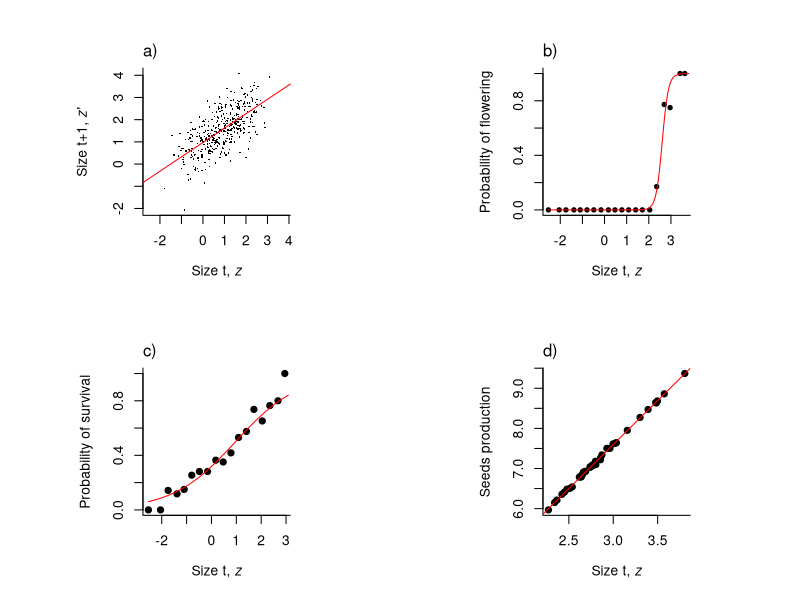

This chart was generated by the following R code: (Note: this script raises an error after producing the figure.)
## IBM to generate the data for the simple recruitment limited IPM -
## there's no recruitment limitation 1st Size is on a log scale so don't
## worry about the -ive ones!

## The parameters and life cycle follow Kachi and Hirose J.Ecol. 1985,
## see Rees and Rose PRSB 2002, but for simplicity we have used a
## logistic function for survival rather than the linear function with
## an upper bound as in the previous papers

rm(list = ls(all = TRUE))

library(doBy)
set.seed(53241986)


## ~~~~~~~~~~~~~~~~~~~~~~~~~~~~~~~~~~~~~~~~~~~~~~~~~~~~~~~~~~~~~~~~~~~~~~~~~~~~~~~~~~~~~~~~~~~~~~~~~~~~~~~~~
## Section 1 -
## ~~~~~~~~~~~~~~~~~~~~~~~~~~~~~~~~~~~~~~~~~~~~~~~~~~~~~~~~~~~~~~~~~~~~~~~~~~~~~~~~~~~~~~~~~~~~~~~~~~~~~~~~~

## Define the true parameter vector, each parameter is given a name so
## the formulae, below, are easier to read. We'll use 'model.term'
## scheme to name elements of the vector

m.par.true <- c(surv.int = -0.65, surv.z = 0.75, flow.int = -18, flow.z = 6.9, 
                grow.int = 0.96, grow.z = 0.59, grow.sd = 0.67, rcsz.int = -0.08, rcsz.sd = 0.76, 
                seed.int = 1, seed.z = 2.2, p.r = 0.007)

## Define the various demographic functions, we pass a vector of
## parameters 'm.par' to each function this makes it easier to compare
## the results of different paramter sets, say the true values and
## estimated ones

## Growth function, given you are size z now returns the pdf of size z1
## next time

g_z1z <- function(z1, z, m.par) {
  mean <- m.par["grow.int"] + m.par["grow.z"] * z  # mean size next year
  sd <- m.par["grow.sd"]  # sd about mean
  p.den.grow <- dnorm(z1, mean = mean, sd = sd)  # pdf that you are size z1 given you were size z
  return(p.den.grow)
}

## Survival function, logistic regression

s_z <- function(z, m.par) {
  linear.p <- m.par["surv.int"] + m.par["surv.z"] * z  # linear predictor
  p <- 1/(1 + exp(-linear.p))  # logistic transformation to probability
  return(p)
}

## Probability of flowering function, logistic regression

p_bz <- function(z, m.par) {
  linear.p <- m.par["flow.int"] + m.par["flow.z"] * z  # linear predictor
  p <- 1/(1 + exp(-linear.p))  # logistic transformation to probability
  return(p)
}

## Seed production function

b_z <- function(z, m.par) {
  N <- exp(m.par["seed.int"] + m.par["seed.z"] * z)  # seed production of a size z plant
  return(N)
}

## Recruit size pdf

c_z1 <- function(z1, m.par) {
  mean <- m.par["rcsz.int"]
  sd <- m.par["rcsz.sd"]
  p.deRecr <- dnorm(z1, mean = mean, sd = sd)  # pdf of a size z1 recruit
  return(p.deRecr)
}

## ~~~~~~~~~~~~~~~~~~~~~~~~~~~~~~~~~~~~~~~~~~~~~~~~~~~~~~~~~~~~~~~~~~~~~~~~~~~~~~~~~~~~~~~~~~~~~~~~~~~~~~~~~
## Section 2 -
## ~~~~~~~~~~~~~~~~~~~~~~~~~~~~~~~~~~~~~~~~~~~~~~~~~~~~~~~~~~~~~~~~~~~~~~~~~~~~~~~~~~~~~~~~~~~~~~~~~~~~~~~~~

## Parameters controlling the IBM simulation

m.par <- m.par.true

init.pop.size <- 250
n.yrs <- 50
z <- rnorm(init.pop.size, mean = m.par["rcsz.int"], sd = m.par["rcsz.sd"])

## Calculate initial pop size and mean size

pop.size.t <- init.pop.size
mean.z.t <- mean(z)
mean.fl.z.t <- NA

## iterate the model using the 'true' parameters and store data in a
## data.frame
yr <- 1
while (yr != n.yrs & length(z) < 5000) {
  
  ## calculate population size
  pop.size <- length(z)
  
  ## generate binomial random number for the probability of flowering,
  ## where the probability of flowering depends on your size z, this is a
  ## vector of 0's and 1's, you get a 1 if you flower
  Repr <- rbinom(n = pop.size, prob = p_bz(z, m.par), size = 1)
  
  ## number of plants that flowered
  num.Repr <- sum(Repr)
  
  ## calculate seed production
  Seeds <- rep(NA, pop.size)
  
  ## we'll assume plant make a Poisson distributed number of seeds with a
  ## mean given by exp(params['seed.int']+params['seed.size'] * z) rpois
  ## generated Poisson distributed random numbers
  Seeds[Repr == 1] <- rpois(num.Repr, b_z(z[Repr == 1], m.par))
  
  ## generate the number of recruits
  Recr <- if (num.Repr == 0) 
    0 else rbinom(1, sum(Seeds, na.rm = TRUE), m.par["p.r"])
  
  ## generate new recruit sizes rnorm generated normally distributed
  ## random numbers
  Rcsz <- rnorm(Recr, mean = m.par["rcsz.int"], sd = m.par["rcsz.sd"])
  
  ## for the non-reproductive plants generate random number for survival
  Surv <- rep(NA, pop.size)
  Surv[Repr == 0] <- rbinom(n = pop.size - num.Repr, prob = s_z(z[Repr == 
                                                                    0], m.par), size = 1)
  num.die <- sum(Surv == 0, na.rm = TRUE)
  
  ## index for individuals that did not flower and survived
  i.subset <- which(Repr == 0 & Surv == 1)
  
  ## let them grow
  z1 <- rep(NA, pop.size)
  E.z1 <- m.par["grow.int"] + m.par["grow.z"] * z[i.subset]
  z1[i.subset] <- rnorm(n = pop.size - num.Repr - num.die, mean = E.z1, 
                        sd = m.par["grow.sd"])
  
  ## store the simulation data, we'll use this later
  sim.data <- data.frame(z = z, Repr, Seeds, Surv, z1 = z1)
  
  ## create new population size vector
  z1 <- c(Rcsz, z1[i.subset])
  
  pop.size.t <- c(pop.size.t, length(z1))
  mean.z.t <- c(mean.z.t, mean(z1))
  mean.fl.z.t <- c(mean.fl.z.t, mean(z[Repr == 1]))
  
  z <- z1
  
  if (yr == n.yrs) 
    z.time50 <- z.sim
  
  cat(paste(yr, pop.size.t[yr], mean.z.t[yr], Recr/sum(Seeds, na.rm = TRUE), 
            "\n", sep = " "))
  
  yr <- yr + 1
  
}

# Extract 500 observations to use as our data set

sample.index <- sample(1:nrow(sim.data), size = 1000, replace = FALSE)
sim.data <- sim.data[sample.index, ]

### CHANGED DOWN TO HERE, beyond this won't work.

## ~~~~~~~~~~~~~~~~~~~~~~~~~~~~~~~~~~~~~~~~~~~~~~~~~~~~~~~~~~~~~~~~~~~~~~~~~~~~~~~~~~~~~~~~~~~~~~~~~~~~~~~~~
## Section 3 -
## ~~~~~~~~~~~~~~~~~~~~~~~~~~~~~~~~~~~~~~~~~~~~~~~~~~~~~~~~~~~~~~~~~~~~~~~~~~~~~~~~~~~~~~~~~~~~~~~~~~~~~~~~~

## Let's use sim data to construct an IPM, assuming we know the order of
## events first a bit of house keeping for plotting - chop up the sizes
## into classes and sort the data by size

sim.data <- transform(sim.data, z.classes = cut(z, 20))
sim.data <- sim.data[order(sim.data$z), ]

## fit the functions and plot some graphs

dev.new(6, 6)

par(mfrow = c(2, 2), bty = "l", pty = "s", pch = 19)

## 1 - growth

plot(z1 ~ z, data = sim.data, pch = 16, cex = 0.25, 
     xlab = expression("Size t, " * italic(z)), ylab = expression("Size t+1, " * italic(z) * "'"))

mod.Grow <- lm(z1 ~ z, data = sim.data)

abline(mod.Grow, col = "red")

mtext(side = 3, line = 0.5, adj = 0, text = "a)")


## 2 - flowering

Repr.ps <- summaryBy(z + Repr ~ z.classes, data = sim.data)

plot(Repr.mean ~ z.mean, data = Repr.ps, pch = 19, cex = 0.7, 
     xlab = expression("Size t, " * italic(z)), ylab = "Probability of flowering")

mod.Repr <- glm(Repr ~ z, family = binomial, data = sim.data)

lines(fitted(mod.Repr) ~ z, data = sim.data, col = "red")

mtext(side = 3, line = 0.5, adj = 0, text = "b)")

## 3 - survival

sim.data.noRepr <- subset(sim.data, Repr == 0)

surv.ps <- summaryBy(z + Surv ~ z.classes, data = sim.data.noRepr, na.rm = TRUE)

plot(Surv.mean ~ z.mean, data = surv.ps, pch = 19, xlab = expression("Size t, " * 
                                                                       italic(z)), ylab = "Probability of survival")

mod.Surv <- glm(Surv ~ z, family = binomial, data = sim.data.noRepr)

lines(fitted(mod.Surv) ~ z, data = sim.data.noRepr, col = "red")

mtext(side = 3, line = 0.5, adj = 0, text = "c)")

## 4 - seed production

sim.data.Repr <- subset(sim.data, Repr == 1)

plot(log(Seeds) ~ z, data = sim.data.Repr, xlab = expression("Size t, " * 
                                                               italic(z)), ylab = "Seeds production")

mod.Seeds <- glm(Seeds ~ z, family = poisson, data = sim.data.Repr)

abline(mod.Seeds, col = "red")

mtext(side = 3, line = 0.5, adj = 0, text = "d)")

dev.copy2eps(file='../../figures/c2/OenotheraDemog.eps');

## 5 - recruit size

mod.Rcsz <- lm(Rcsz ~ 1)

## 6 - establishment probability WE SHOULD USE sim.data TO DO THIS CALC

p.r.est <- as.numeric(Recr)/sum(Seeds, na.rm = TRUE)

## Finally, store the estimated parameters

m.par.est <- c(surv = coef(mod.Surv), flow = coef(mod.Repr), grow = coef(mod.Grow), 
               grow.sd = summary(mod.Grow)$sigma, rcsz = coef(mod.Rcsz), rcsz.sd = summary(mod.Rcsz)$sigma, 
               seed = coef(mod.Seeds), p.r = p.r.est)

# par.names <- names(m.par.est) names(m.par.est) <- sub('(Intercept)',
# 'int', par.names, fixed=TRUE)

names(m.par.est) <- names(m.par.true)

## ~~~~~~~~~~~~~~~~~~~~~~~~~~~~~~~~~~~~~~~~~~~~~~~~~~~~~~~~~~~~~~~~~~~~~~~~~~~~~~~~~~~~~~~~~~~~~~~~~~~~~~~~~
## Section 4 - Build and IPM
## ~~~~~~~~~~~~~~~~~~~~~~~~~~~~~~~~~~~~~~~~~~~~~~~~~~~~~~~~~~~~~~~~~~~~~~~~~~~~~~~~~~~~~~~~~~~~~~~~~~~~~~~~~

## Define the survival kernel
p_z1z <- function(z1, z, m.par) {
  
  return((1 - p_bz(z, m.par)) * s_z(z, m.par) * g_z1z(z1, z, m.par))
  
}

## Define the fecundity kernel
f_z1z <- function(z1, z, m.par) {
  
  return(p_bz(z, m.par) * b_z(z, m.par) * m.par["p.r"] * c_z1(z1, m.par))
  
}

mk_K <- function(m, m.par) {
  
  # upper and lower integration limits
  L <- 0.9 * min.size
  U <- 1.1 * max.size
  
  # mesh points
  h <- (U - L)/m
  meshpts <- L + ((1:m) - 1/2) * h
  P <- h * (outer(meshpts, meshpts, p_z1z, m.par = m.par))
  F <- h * (outer(meshpts, meshpts, f_z1z, m.par = m.par))
  K <- P + F
  return(list(K = K, meshpts = meshpts, P = P, F = F))
}

## ~~~~~~~~~~~~~~~~~~~~~~~~~~~~~~~~~~~~~~~~~~~~~~~~~~~~~~~~~~~~~~~~~~~~~~~~~~~~~~~~~~~~~~~~~~~~~~~~~~~~~~~~~
## Section 4 - Projection
## ~~~~~~~~~~~~~~~~~~~~~~~~~~~~~~~~~~~~~~~~~~~~~~~~~~~~~~~~~~~~~~~~~~~~~~~~~~~~~~~~~~~~~~~~~~~~~~~~~~~~~~~~~

min.size <- with(sim.data, min(z))
max.size <- with(sim.data, max(z))

IPM.true <- mk_K(100, m.par.true)

IPM.est <- mk_K(100, m.par.est)

Re(eigen(IPM.true$K)$values[1])

Re(eigen(IPM.est$K)$values[1])

fit.pop.growth <- lm(log(pop.size.t) ~ c(1:yr))

exp(coef(fit.pop.growth)[2])

meshpts <- IPM.true$meshpts

w.est <- Re(eigen(IPM.est$K)$vectors[, 1])
stable.z.dist.est <- w.est/sum(w.est)
mean.z.est <- sum(stable.z.dist.est * meshpts)
mean.z.est

w.true <- Re(eigen(IPM.true$K)$vectors[, 1])
stable.z.dist.true <- w.true/sum(w.true)
mean.z.true <- sum(stable.z.dist.true * meshpts)
mean.z.true

wb.est <- p_bz(meshpts, m.par.est) * w.est
stable.flowering.dist.est <- wb.est/sum(wb.est)
mean.flowering.z.est <- sum(stable.flowering.dist.est * meshpts)
mean.flowering.z.est


wb.true <- p_bz(meshpts, m.par.true) * w.true
stable.flowering.dist.true <- wb.true/sum(wb.true)
mean.flowering.z.true <- sum(stable.flowering.dist.true * meshpts)
mean.flowering.z.true

par(mfrow = c(2, 2), bty = "l", pty = "s")

## 1 - plot population density versus time...

plot(1:yr, log(pop.size.t[1:yr]), type = "l", xlab = "Time", ylab = "Population size")
mod.pop.growth <- lm(log(pop.size.t) ~ seq.int(1, yr))
abline(mod.pop.growth, col = "blue")

mtext(side = 3, line = 0.5, adj = 0, text = "a)")
## ...roughly linear for log(Nt) vs time so exponential growth


## 2 - plot mean size versus time...
plot(1:yr, mean.z.t[1:yr], type = "l", xlab = "Time", ylab = "Mean plant size")
abline(h = mean.z.true, col = "red")
mtext(side = 3, line = 0.5, adj = 0, text = "b)")
## ...mean size seems to settle down after a while

## 3 - plot mean flowering size versus time...
plot(1:yr, mean.fl.z.t[1:yr], type = "l", xlab = "Time", ylab = "Mean flowering plant size")
abline(h = mean.flowering.z.true, col = "red")
mtext(side = 3, line = 0.5, adj = 0, text = "c)")
## ...mean flowering size seems to settle down after a while

## 4 - plot of density estimates at time 50 and the end
plot(density(sim.data$z), main = "", ylim = c(0, 0.4))
# lines(density(sim.data$z))
lines(IPM.est$meshpts, stable.z.dist.est/diff(IPM.est$meshpts)[1], col = "red")
mtext(side = 3, line = 0.5, adj = 0, text = "d)")

# dev.copy2eps(file='../../figures/c2/OenotheraSim.eps');

## ~~~~~~~~~~~~~~~~~~~~~~~~~~~~~~~~~~~~~~~~~~~~~~~~~~~~~~~~~~~~~~~~~~~~~~~~~~~~~~~~~~~~~~~~~~~~~~~~~~~~~~~~~
## Section 5 - Example calculations
## ~~~~~~~~~~~~~~~~~~~~~~~~~~~~~~~~~~~~~~~~~~~~~~~~~~~~~~~~~~~~~~~~~~~~~~~~~~~~~~~~~~~~~~~~~~~~~~~~~~~~~~~~~

